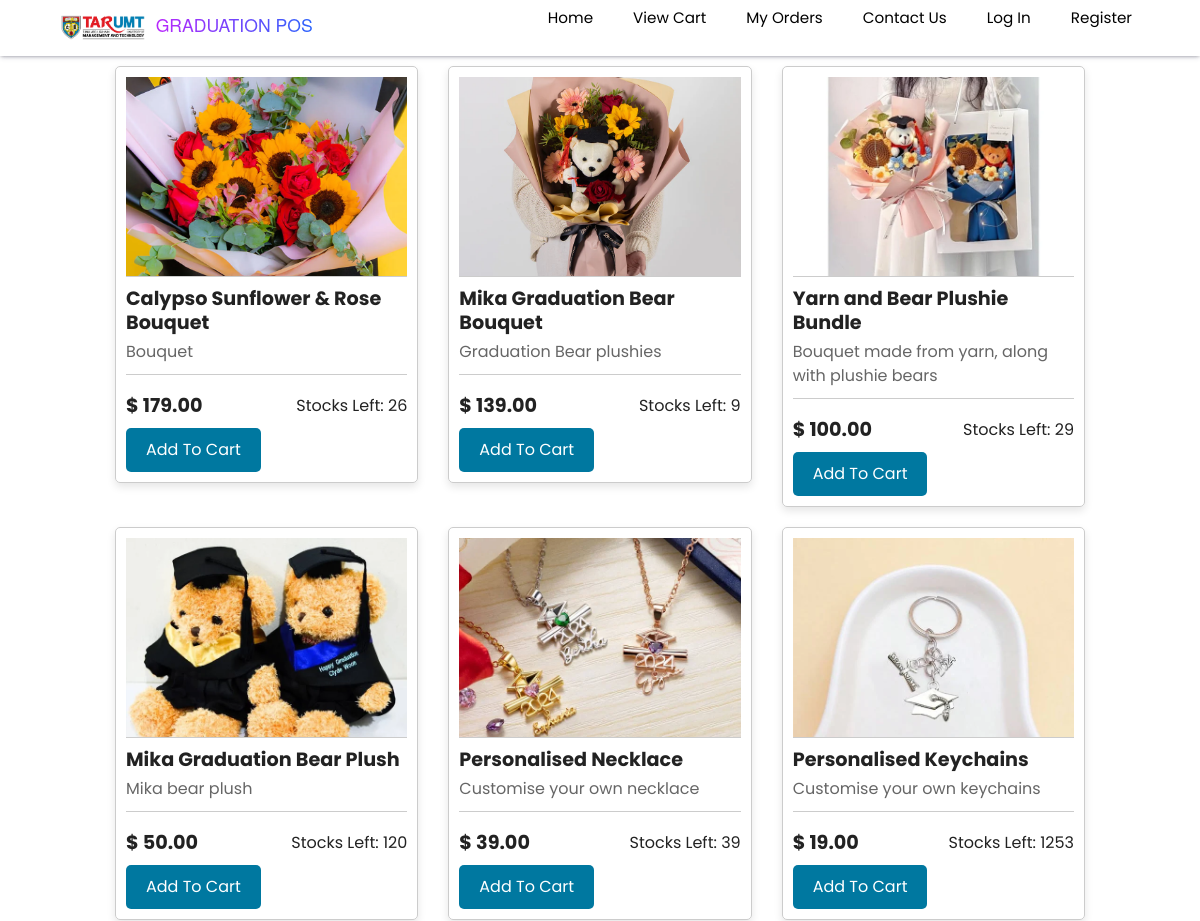
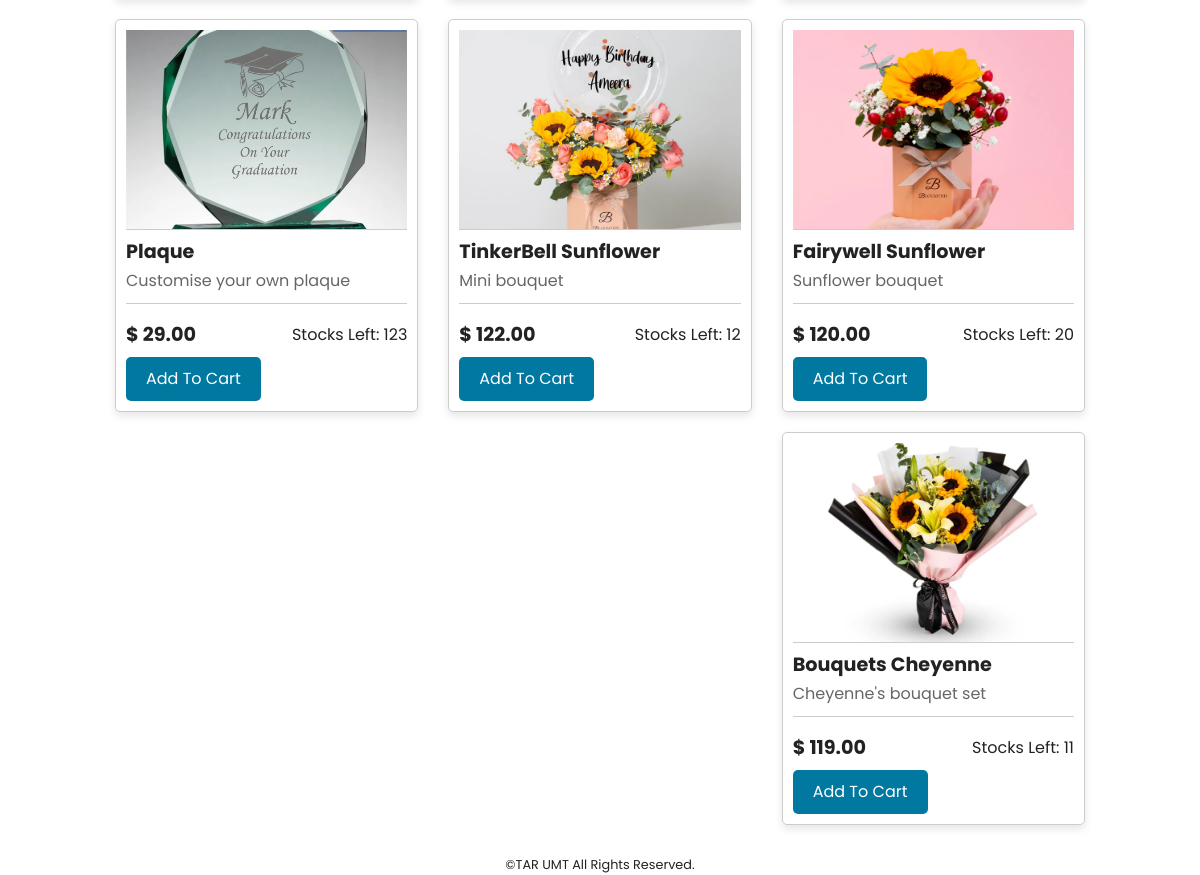
/products.php, run on the app's committed database (2 pictures, top to bottom).
### tables this page shows
CREATE TABLE `products` (
  `id` int(11) NOT NULL,
  `product_code` varchar(60) NOT NULL,
  `product_name` varchar(60) NOT NULL,
  `product_desc` tinytext NOT NULL,
  `product_img_name` varchar(60) NOT NULL,
  `qty` int(5) NOT NULL,
  `price` decimal(10,2) NOT NULL
);

### products.php (the view, shortened to what this page needs)
<?php
include 'config.php';
?>
<!doctype html>
<html class="no-js" lang="en">
<head>
    <link rel="stylesheet" href="css/foundation.css"/>
</head>
<body>
<?php include 'include/header.php'; ?>
<div class="row" style="margin-top:10px;">
    <div class="small-12">
        <?php
        $result = $mysqli->query('SELECT * FROM products');
        if($result){
            while($obj = $result->fetch_object()) {
                ?>
                <div class="small-12 medium-4 columns">
                    <div class="card">
                        <div class="card-img">
                            <div class="img" style="background-image: url('images/products/<?php echo $obj->product_img_name; ?>');"></div>
                        </div>
                        <div class="card-title"><?php echo $obj->product_name; ?></div>
                        <div class="card-subtitle"><?php echo $obj->product_desc; ?></div>
                        <hr class="card-divider">
                        <div class="card-footer">
                            <div class="card-price"><span>$</span> <?php echo $obj->price; ?></div>
                            <?php if($obj->qty > 0): ?>
                                <div>Stocks Left: <?php echo $obj->qty; ?></div>
                            <?php else: ?>
                                <div>Out Of Stock</div>
                            <?php endif; ?>
                        </div>
                        <div class="card-footer">
                            <a href="update-cart.php?action=add&id=<?php echo $obj->id; ?>" class="card-btn">Add To Cart</a>
                        </div>
                    </div>
                </div>
                <?php
            }
        }
        ?>
    </div>
</div>
<?php include 'include/footer.php'; ?>
</body>
</html>

### products.php (style rules this page uses)
.card { border: 1px solid #ccc; border-radius: 5px; padding: 10px; margin-bottom: 20px; box-shadow: 0 4px 8px rgba(0, 0, 0, 0.1); }
.card-img { height: 200px; overflow: hidden; border-bottom: 1px solid #ccc; }
.card-img .img { background-size: cover; background-position: center; height: 100%; width: 100%; }
.card-title { font-size: 1.2em; font-weight: bold; margin-top: 10px; }
.card-subtitle { color: #666; margin-top: 5px; }
.card-divider { margin-top: 10px; border: 0; border-top: 1px solid #ccc; }
.card-footer { display: flex; justify-content: space-between; align-items: center; margin-top: 10px; }
.card-price { font-size: 1.2em; font-weight: bold; }
.card-btn { background: #0078A0; border: none; color: #fff; font-size: 1em; padding: 10px 20px; border-radius: 5px; cursor: pointer; }

### include/header.php (style rules this page uses)
* { box-sizing: border-box; -webkit-font-smoothing: antialiased; -moz-osx-font-smoothing: grayscale; }
body { padding: 0; margin: 0; font-family: "Poppins", sans-serif; }

### data on the page
products: product_img_name (picture), product_name "Calypso Sunflower & Rose Bouquet", product_desc "Bouquet", price "179.00", qty "26"
products: product_img_name (picture), product_name "Mika Graduation Bear Bouquet", product_desc "Graduation Bear plushies", price "139.00", qty "9"
products: product_img_name (picture), product_name "Yarn and Bear Plushie Bundle", product_desc "Bouquet made from yarn, along with plushie bears", price "100.00", qty "29"
products: product_img_name (picture), product_name "Mika Graduation Bear Plush", product_desc "Mika bear plush", price "50.00", qty "120"
products: product_img_name (picture), product_name "Personalised Necklace", product_desc "Customise your own necklace", price "39.00", qty "39"
products: product_img_name (picture), product_name "Personalised Keychains", product_desc "Customise your own keychains", price "19.00", qty "1253"
products: product_img_name (picture), product_name "Plaque", product_desc "Customise your own plaque", price "29.00", qty "123"
products: product_img_name (picture), product_name "TinkerBell Sunflower", product_desc "Mini bouquet", price "122.00", qty "12"
products: product_img_name (picture), product_name "Fairywell Sunflower", product_desc "Sunflower bouquet", price "120.00", qty "20"
products: product_img_name (picture), product_name "Bouquets Cheyenne", product_desc "Cheyenne's bouquet set", price "119.00", qty "11"
